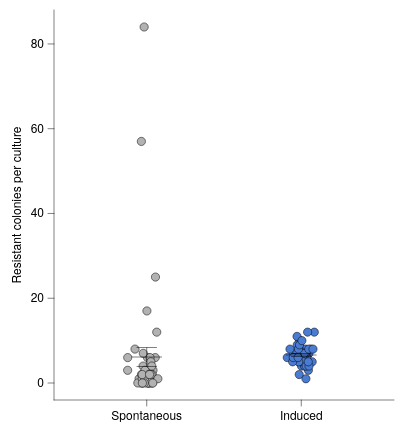

Here is the Vega-Lite specification saved for this chart:
### Vega-Lite specification from a JSON file in a GitHub repository (floating-point values rounded to 4 significant figures)
{"background": null, "config": {"arc": {"fill": "#DBDBDB", "fillOpacity": 1.0, "innerRadius": 42.5, "padAngle": 0.03, "stroke": "black", "strokeOpacity": 1, "strokeWidth": 0.25}, "area": {"fill": "#DBDBDB", "fillOpacity": 1.0, "stroke": "black", "strokeOpacity": 1, "strokeWidth": 0.25}, "axis": {"domain": true, "domainCap": "round", "domainColor": "black", "domainWidth": 0.25, "grid": false, "gridCap": "round", "gridColor": "#F1F1F1", "gridDash": [0, 0], "gridOpacity": 1.0, "gridWidth": 0.25, "labelColor": "black", "labelFont": "Helvetica Neue, HelveticaNeue, Helvetica, Arial, sans-serif", "labelFontSize": 6, "labelFontStyle": "normal", "labelFontWeight": 400, "offset": 0, "ticks": true, "tickCap": "round", "tickColor": "black", "tickRound": false, "tickSize": 3, "tickWidth": 0.25, "titleColor": "black", "titleFont": "Helvetica Neue, HelveticaNeue, Helvetica, Arial, sans-serif", "titleFontSize": 6, "titleFontStyle": "normal", "titleFontWeight": 400}, "axisX": {"domain": true, "labelAlign": "center", "labelAngle": 0, "labels": true, "ticks": true, "translate": 0}, "axisY": {"domain": true, "labelAlign": "right", "labelAngle": 0, "labels": true, "ticks": true, "translate": 0}, "axisRight": {"domain": true, "labelAlign": "left", "labelAngle": 0, "labels": true, "ticks": true, "translate": 0}, "axisTop": {"domain": true, "labelAlign": "center", "labelAngle": 0, "labels": true, "ticks": true, "translate": 0}, "axisBand": {"tickOffset": 0}, "bar": {"fill": "#DBDBDB", "fillOpacity": 1.0, "stroke": "black", "strokeOpacity": 1, "strokeWidth": 0.25}, "boxplot": {"size": 15.3, "ticks": {"cornerRadius": 0.25, "fill": "black", "opacity": 1, "size": 7.65, "thickness": 0.25}, "box": {"fillOpacity": 1.0, "stroke": "black", "strokeOpacity": 1, "strokeWidth": 0.25}, "median": {"cornerRadius": 0, "fill": "black", "fillOpacity": 1.0, "opacity": 1, "size": 15.3, "thickness": 0.25}, "rule": {"fill": "black", "fillOpacity": 1.0, "size": 17.0, "stroke": "black", "strokeDash": [0, 0], "strokeOpacity": 1, "strokeWidth": 0.25}, "outliers": {"color": "black", "fill": "black", "fillOpacity": 1.0, "size": 0, "stroke": "black", "strokeOpacity": 1, "strokeWidth": 0.25}}, "circle": {"fill": "black", "fillOpacity": 1.0, "size": 2.125, "stroke": null, "strokeOpacity": 1, "strokeWidth": 0.25}, "errorband": {"band": {"fillOpacity": 0.6, "stroke": null, "strokeWidth": 0.25, "strokeOpacity": 1}, "borders": {"opacity": 0, "strokeOpacity": 1, "strokeWidth": 0.25}}, "errorbar": {"opacity": 1, "rule": {"strokeDash": [0, 0], "strokeWidth": 0.25}, "ticks": {"color": "black", "cornerRadius": 0.125, "opacity": 1, "size": 10.2, "thickness": 0.25}, "thickness": 0.25}, "font": "Helvetica Neue, HelveticaNeue, Helvetica, Arial, sans-serif", "geoshape": {"fill": "#DBDBDB", "fillOpacity": 1.0, "stroke": "black", "strokeOpacity": 1, "strokeWidth": 0.25}, "header": {"labelColor": "black", "labelFont": "Helvetica Neue, HelveticaNeue, Helvetica, Arial, sans-serif", "labelFontSize": 6, "labelFontStyle": "normal", "labelFontWeight": 400, "titleColor": "black", "titleFont": "Helvetica Neue, HelveticaNeue, Helvetica, Arial, sans-serif", "titleFontSize": 6, "titleFontStyle": "normal", "titleFontWeight": 400, "titlePadding": 0}, "legend": {"disable": false, "offset": 4.5, "titlePadding": 4, "labelOffset": 2, "gradientLabelOffset": 2, "columnPadding": 4, "rowPadding": 2, "gradientLength": 85.0, "gradientThickness": 8.5, "gradientOpacity": 1.0, "gradientStrokeColor": "black", "gradientStrokeWidth": 0.25, "labelColor": "black", "labelFont": "Helvetica Neue, HelveticaNeue, Helvetica, Arial, sans-serif", "labelFontSize": 6, "labelFontStyle": "normal", "labelFontWeight": 400, "strokeColor": "black", "strokeWidth": 0, "symbolSize": 36, "symbolStrokeColor": "black", "symbolStrokeWidth": 0.25, "titleColor": "black", "titleFont": "Helvetica Neue, HelveticaNeue, Helvetica, Arial, sans-serif", "titleFontSize": 6, "titleFontStyle": "normal", "titleFontWeight": 400}, "line": {"color": "black", "stroke": "black", "strokeCap": "butt", "strokeDash": [0, 0], "strokeOpacity": 1, "strokeWidth": 0.5}, "point": {"filled": true, "fill": "#DBDBDB", "fillOpacity": 1.0, "size": 8.5, "stroke": "black", "strokeOpacity": 1, "strokeWidth": 0.25}, "range": {"category": ["#B2B2B2", "#4A7CD3", "#008542", "#664CAF", "#509F98", "#636363", "#284F93", "#005226", "#382864", "#285753"], "diverging": {"scheme": ["#443E60", "#5F597E", "#7C759B", "#9994B6", "#B7B4CC", "#D6D5DC", "#F6F6F6", "#D1DAD9", "#A4C2BF", "#7AA9A4", "#578E89", "#37736E", "#1B5954"]}, "heatmap": {"scheme": ["#440154", "#472270", "#433E82", "#38598C", "#2C728E", "#238A8D", "#24A086", "#39B578", "#5DC862", "#96D646", "#CAE02D", "#FDE724"]}, "ordinal": {"scheme": ["#F1F1F1", "#DBDBDB", "#C6C6C6", "#B2B2B2", "#9D9D9D", "#898989", "#767676", "#636363", "#515151", "#404040", "#2F2F2F", "#1F1F1F"]}, "ramp": {"scheme": ["#440154", "#472270", "#433E82", "#38598C", "#2C728E", "#238A8D", "#24A086", "#39B578", "#5DC862", "#96D646", "#CAE02D", "#FDE724"]}}, "rule": {"color": "black", "stroke": "black", "strokeCap": "round", "strokeDash": [2, 2], "strokeOpacity": 1, "strokeWidth": 0.25}, "scale": {"barBandPaddingInner": 0.1, "rectBandPaddingInner": 0, "tickBandPaddingInner": 0.1, "bandPaddingOuter": 0.1, "bandWithNestedOffsetPaddingInner": 0.2, "bandWithNestedOffsetPaddingOuter": 0.2, "offsetBandPaddingInner": 0, "offsetBandPaddingOuter": 0, "continuousPadding": 8.5, "round": false}, "rect": {"fill": "#DBDBDB", "fillOpacity": 1.0, "stroke": "black", "strokeOpacity": 1, "strokeWidth": 0.25}, "square": {"fill": "#DBDBDB", "fillOpacity": 1.0, "size": 17.0, "stroke": "black", "strokeOpacity": 1, "strokeWidth": 0.25}, "text": {"color": "black", "font": "Helvetica Neue, HelveticaNeue, Helvetica, Arial, sans-serif", "fontSize": 6, "fontStyle": "normal", "fontWeight": 400}, "tick": {"color": "black", "cornerRadius": 0.125, "opacity": 1.0, "size": 15.3, "thickness": 0.25}, "title": {"anchor": "middle", "frame": "group", "color": "black", "font": "Helvetica Neue, HelveticaNeue, Helvetica, Arial, sans-serif", "fontSize": 6, "fontStyle": "normal", "fontWeight": 400, "subtitleColor": "black", "subtitleFont": "Helvetica Neue, HelveticaNeue, Helvetica, Arial, sans-serif", "subtitleFontSize": 6, "subtitleFontStyle": "normal", "subtitleFontWeight": 400}, "trail": {"color": "black", "opacity": 1, "size": 0.5}, "view": {"continuousWidth": 170, "continuousHeight": 195, "discreteWidth": 170, "discreteHeight": 195, "fill": null, "stroke": null, "strokeWidth": 0.25}}, "layer": [{"data": {"name": "data-be5efc503f801454705bfbbd0fbc7282"}, "mark": {"type": "circle", "opacity": 1.0, "size": 17.0, "stroke": "black", "strokeOpacity": 1, "strokeWidth": 0.25}, "encoding": {"color": {"field": "model", "legend": null, "scale": {"domain": ["Spontaneous", "Induced"]}, "sort": ["Spontaneous", "Induced"], "title": null, "type": "nominal"}, "x": {"axis": {}, "field": "model", "scale": {"domain": ["Spontaneous", "Induced"]}, "sort": ["Spontaneous", "Induced"], "title": null, "type": "nominal"}, "xOffset": {"field": "jitter_x", "scale": {"domain": [-9.538, 9.538], "range": [21.37, 40.45]}, "type": "quantitative"}, "y": {"field": "count", "title": "Resistant colonies per culture", "type": "quantitative", "scale": {"nice": false}}}}, {"data": {"name": "data-2ce96e8bd071bd492ea4f4fdeaaf5274"}, "mark": {"type": "errorbar"}, "encoding": {"x": {"axis": {}, "field": "model", "scale": {"domain": ["Spontaneous", "Induced"]}, "sort": ["Spontaneous", "Induced"], "title": null, "type": "nominal"}, "y": {"field": "__mean", "title": "Resistant colonies per culture", "type": "quantitative", "scale": {"nice": false}}, "yError": {"field": "__error"}}}, {"data": {"name": "data-2ce96e8bd071bd492ea4f4fdeaaf5274"}, "mark": {"type": "tick"}, "encoding": {"x": {"axis": {}, "field": "model", "scale": {"domain": ["Spontaneous", "Induced"]}, "sort": ["Spontaneous", "Induced"], "title": null, "type": "nominal"}, "y": {"field": "__mean", "title": "Resistant colonies per culture", "type": "quantitative", "scale": {"nice": false}}}}], "$schema": "https://vega.github.io/schema/vega-lite/v6.4.1.json", "datasets": {"data-be5efc503f801454705bfbbd0fbc7282": [{"model": "Spontaneous", "count": 84.0, "jitter_x": -1.295}, {"model": "Spontaneous", "count": 6.0, "jitter_x": 4.254}, {"model": "Spontaneous", "count": 0.0, "jitter_x": 2.313}, {"model": "Spontaneous", "count": 1.0, "jitter_x": -0.4772}, {"model": "Spontaneous", "count": 57.0, "jitter_x": -2.681}, {"model": "Spontaneous", "count": 1.0, "jitter_x": 2.511}, {"model": "Spontaneous", "count": 2.0, "jitter_x": -0.4175}, {"model": "Spontaneous", "count": 0.0, "jitter_x": -2.876}, {"model": "Spontaneous", "count": 0.0, "jitter_x": 2.893}, {"model": "Spontaneous", "count": 0.0, "jitter_x": 1.213}, {"model": "Spontaneous", "count": 2.0, "jitter_x": 2.382}, {"model": "Spontaneous", "count": 0.0, "jitter_x": -2.204}, {"model": "Spontaneous", "count": 3.0, "jitter_x": 3.134}, {"model": "Spontaneous", "count": 12.0, "jitter_x": 5.006}, {"model": "Spontaneous", "count": 17.0, "jitter_x": 0.09161}, {"model": "Spontaneous", "count": 6.0, "jitter_x": 0.3769}, {"model": "Spontaneous", "count": 1.0, "jitter_x": -1.9}, {"model": "Spontaneous", "count": 7.0, "jitter_x": -1.73}, {"model": "Spontaneous", "count": 2.0, "jitter_x": 0.3691}, {"model": "Spontaneous", "count": 0.0, "jitter_x": 1.052}, {"model": "Spontaneous", "count": 1.0, "jitter_x": -3.825}, {"model": "Spontaneous", "count": 0.0, "jitter_x": -4.455}, {"model": "Spontaneous", "count": 2.0, "jitter_x": -2.595}, {"model": "Spontaneous", "count": 6.0, "jitter_x": 1.659}, {"model": "Spontaneous", "count": 1.0, "jitter_x": -2.225}, {"model": "Spontaneous", "count": 6.0, "jitter_x": -9.512}, {"model": "Spontaneous", "count": 0.0, "jitter_x": 0.609}, {"model": "Spontaneous", "count": 4.0, "jitter_x": -1.815}, {"model": "Spontaneous", "count": 0.0, "jitter_x": 0.1395}, {"model": "Spontaneous", "count": 8.0, "jitter_x": -5.86}, {"model": "Spontaneous", "count": 2.0, "jitter_x": 2.818}, {"model": "Spontaneous", "count": 1.0, "jitter_x": 0.7591}, {"model": "Spontaneous", "count": 1.0, "jitter_x": 5.578}, {"model": "Spontaneous", "count": 1.0, "jitter_x": -1.086}, {"model": "Spontaneous", "count": 0.0, "jitter_x": -1.262}, {"model": "Spontaneous", "count": 3.0, "jitter_x": -0.8362}, {"model": "Spontaneous", "count": 0.0, "jitter_x": 3.038}, {"model": "Spontaneous", "count": 5.0, "jitter_x": 2.066}, {"model": "Spontaneous", "count": 0.0, "jitter_x": -2.179}, {"model": "Spontaneous", "count": 2.0, "jitter_x": 1.015}, {"model": "Spontaneous", "count": 4.0, "jitter_x": 2.549}, {"model": "Spontaneous", "count": 2.0, "jitter_x": -2.254}, {"model": "Spontaneous", "count": 3.0, "jitter_x": -9.538}, {"model": "Spontaneous", "count": 2.0, "jitter_x": 2.174}, {"model": "Spontaneous", "count": 2.0, "jitter_x": 1.42}, {"model": "Spontaneous", "count": 25.0, "jitter_x": 4.373}, {"model": "Induced", "count": 7.0, "jitter_x": -4.055}, {"model": "Induced", "count": 6.0, "jitter_x": -1.535}, {"model": "Induced", "count": 10.0, "jitter_x": -0.6355}, {"model": "Induced", "count": 1.0, "jitter_x": 2.319}, {"model": "Induced", "count": 4.0, "jitter_x": 2.952}, {"model": "Induced", "count": 3.0, "jitter_x": 3.559}, {"model": "Induced", "count": 8.0, "jitter_x": 4.811}, {"model": "Induced", "count": 6.0, "jitter_x": -7.011}, {"model": "Induced", "count": 8.0, "jitter_x": 2.099}, {"model": "Induced", "count": 8.0, "jitter_x": -1.069}, {"model": "Induced", "count": 5.0, "jitter_x": -1.171}, {"model": "Induced", "count": 7.0, "jitter_x": 3.866}, {"model": "Induced", "count": 6.0, "jitter_x": 2.812}, {"model": "Induced", "count": 4.0, "jitter_x": 0.1008}, {"model": "Induced", "count": 5.0, "jitter_x": 0.1791}, {"model": "Induced", "count": 2.0, "jitter_x": -1.035}, {"model": "Induced", "count": 8.0, "jitter_x": -5.648}, {"model": "Induced", "count": 7.0, "jitter_x": 2.342}, {"model": "Induced", "count": 7.0, "jitter_x": 2.058}, {"model": "Induced", "count": 10.0, "jitter_x": -0.8622}, {"model": "Induced", "count": 6.0, "jitter_x": -0.107}, {"model": "Induced", "count": 9.0, "jitter_x": -2.015}, {"model": "Induced", "count": 7.0, "jitter_x": 0.5167}, {"model": "Induced", "count": 6.0, "jitter_x": 0.6283}, {"model": "Induced", "count": 5.0, "jitter_x": 5.456}, {"model": "Induced", "count": 4.0, "jitter_x": 1.604}, {"model": "Induced", "count": 7.0, "jitter_x": -2.198}, {"model": "Induced", "count": 5.0, "jitter_x": 1.081}, {"model": "Induced", "count": 7.0, "jitter_x": 1.435}, {"model": "Induced", "count": 4.0, "jitter_x": 2.44}, {"model": "Induced", "count": 8.0, "jitter_x": 3.744}, {"model": "Induced", "count": 4.0, "jitter_x": 3.864}, {"model": "Induced", "count": 11.0, "jitter_x": -2.128}, {"model": "Induced", "count": 6.0, "jitter_x": -3.503}, {"model": "Induced", "count": 12.0, "jitter_x": 6.514}, {"model": "Induced", "count": 6.0, "jitter_x": -3.583}, {"model": "Induced", "count": 8.0, "jitter_x": -1.411}, {"model": "Induced", "count": 5.0, "jitter_x": -1.325}, {"model": "Induced", "count": 5.0, "jitter_x": -4.318}, {"model": "Induced", "count": 12.0, "jitter_x": 3.166}, {"model": "Induced", "count": 9.0, "jitter_x": -0.8601}, {"model": "Induced", "count": 6.0, "jitter_x": -4.031}, {"model": "Induced", "count": 6.0, "jitter_x": -1.599}, {"model": "Induced", "count": 10.0, "jitter_x": 0.325}, {"model": "Induced", "count": 5.0, "jitter_x": 3.481}, {"model": "Induced", "count": 8.0, "jitter_x": 5.858}], "data-2ce96e8bd071bd492ea4f4fdeaaf5274": [{"model": "Spontaneous", "__mean": 6.13, "__error": 2.2, "__dysonsphere__": 1}, {"model": "Induced", "__mean": 6.587, "__error": 0.3538, "__dysonsphere__": 1}]}}
